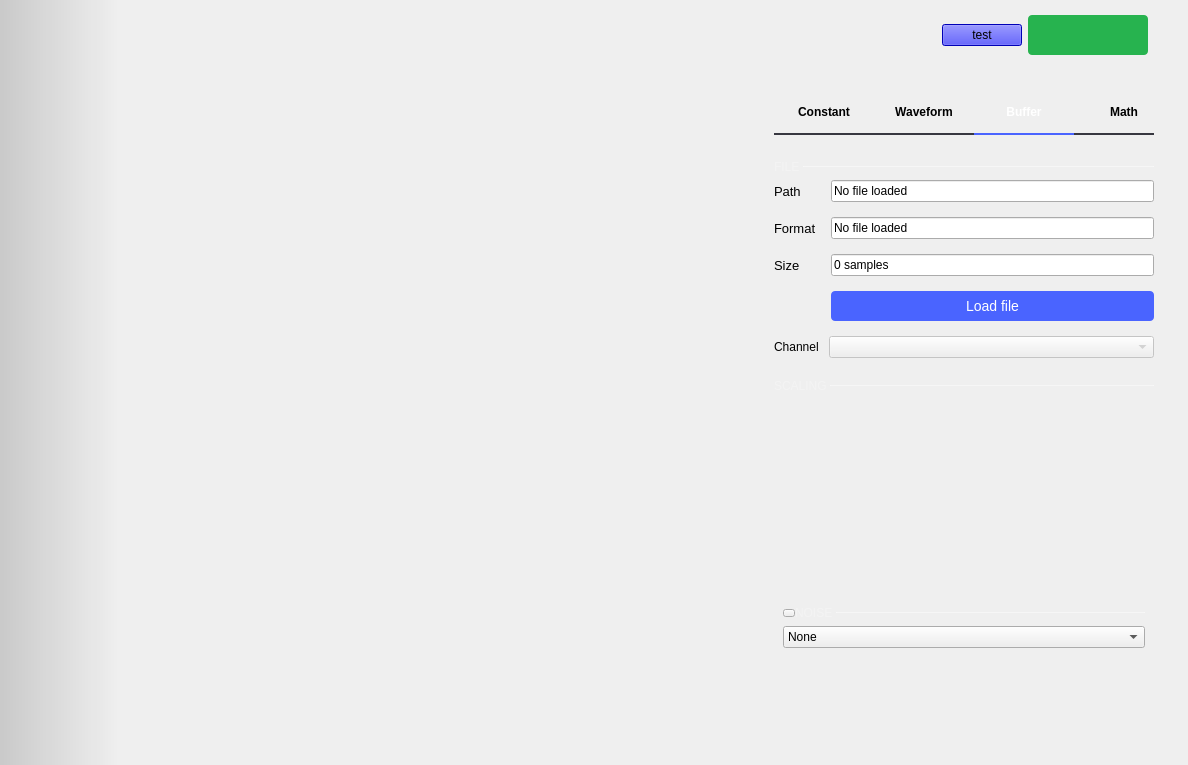
<?xml version="1.0" encoding="UTF-8"?>
<ui version="4.0">
 <class>SignalGenerator</class>
 <widget class="QWidget" name="SignalGenerator">
  <property name="geometry">
   <rect>
    <x>0</x>
    <y>0</y>
    <width>1188</width>
    <height>765</height>
   </rect>
  </property>
  <property name="sizePolicy">
   <sizepolicy hsizetype="MinimumExpanding" vsizetype="MinimumExpanding">
    <horstretch>0</horstretch>
    <verstretch>0</verstretch>
   </sizepolicy>
  </property>
  <property name="windowTitle">
   <string>Scopy Signal Generator</string>
  </property>
  <layout class="QVBoxLayout" name="verticalLayout_4">
   <property name="spacing">
    <number>0</number>
   </property>
   <property name="leftMargin">
    <number>0</number>
   </property>
   <property name="topMargin">
    <number>0</number>
   </property>
   <property name="rightMargin">
    <number>0</number>
   </property>
   <property name="bottomMargin">
    <number>0</number>
   </property>
   <item>
    <widget class="adiscope::DetachDragZone" name="mainWidget" native="true">
     <property name="styleSheet">
      <string notr="true">#mainWidget {
background-color: qlineargradient(spread:pad, x1:0, y1:0, x2:0.1, y2:0, stop:0 rgba(0, 0, 0, 40), stop:1 transparent);
}</string>
     </property>
     <layout class="QVBoxLayout" name="verticalLayout_2">
      <property name="spacing">
       <number>0</number>
      </property>
      <property name="leftMargin">
       <number>0</number>
      </property>
      <property name="topMargin">
       <number>0</number>
      </property>
      <property name="rightMargin">
       <number>0</number>
      </property>
      <property name="bottomMargin">
       <number>0</number>
      </property>
      <item>
       <layout class="QHBoxLayout" name="horizontalLayout_6">
        <property name="spacing">
         <number>6</number>
        </property>
        <property name="topMargin">
         <number>15</number>
        </property>
        <property name="rightMargin">
         <number>40</number>
        </property>
        <property name="bottomMargin">
         <number>16</number>
        </property>
        <item>
         <spacer name="horizontalSpacer_3">
          <property name="orientation">
           <enum>Qt::Horizontal</enum>
          </property>
          <property name="sizeHint" stdset="0">
           <size>
            <width>40</width>
            <height>20</height>
           </size>
          </property>
         </spacer>
        </item>
        <item>
         <widget class="QPushButton" name="test">
          <property name="styleSheet">
           <string notr="true">background-color: blue;
</string>
          </property>
          <property name="text">
           <string>test</string>
          </property>
         </widget>
        </item>
        <item>
         <widget class="QPushButton" name="run_button">
          <property name="sizePolicy">
           <sizepolicy hsizetype="Minimum" vsizetype="Fixed">
            <horstretch>0</horstretch>
            <verstretch>0</verstretch>
           </sizepolicy>
          </property>
          <property name="layoutDirection">
           <enum>Qt::RightToLeft</enum>
          </property>
          <property name="styleSheet">
           <string notr="true">QPushButton {
  width: 80px;
  height: 40px;
  border-radius: 4px;
  background-color: #27b34f;
  color: white;
  
  font-weight: bold;

  text-align: left;
  padding-left: 20px;
  padding-right: 20px;
  qproperty-text: &quot;Run&quot;;
}

QPushButton[running=true] {
  qproperty-text: &quot;Stop&quot;;
}

QPushButton:checked {
  background-color: #F45000;
}

QPushButton:disabled {
  background-color: grey;
}</string>
          </property>
          <property name="icon">
           <iconset resource="../resources/resources.qrc">
            <normaloff>:/icons/ico-play.svg</normaloff>
            <normalon>:/icons/ico-stop.svg</normalon>:/icons/ico-play.svg</iconset>
          </property>
          <property name="iconSize">
           <size>
            <width>8</width>
            <height>10</height>
           </size>
          </property>
          <property name="checkable">
           <bool>true</bool>
          </property>
         </widget>
        </item>
       </layout>
      </item>
      <item>
       <layout class="QHBoxLayout" name="horizontalLayout">
        <property name="spacing">
         <number>0</number>
        </property>
        <item>
         <widget class="QWidget" name="plot_2" native="true">
          <layout class="QVBoxLayout" name="plot">
           <property name="spacing">
            <number>0</number>
           </property>
           <property name="leftMargin">
            <number>9</number>
           </property>
           <property name="topMargin">
            <number>25</number>
           </property>
           <property name="rightMargin">
            <number>9</number>
           </property>
           <property name="bottomMargin">
            <number>9</number>
           </property>
          </layout>
         </widget>
        </item>
        <item>
         <widget class="adiscope::MenuAnim" name="rightMenu" native="true">
          <property name="sizePolicy">
           <sizepolicy hsizetype="Maximum" vsizetype="Preferred">
            <horstretch>0</horstretch>
            <verstretch>0</verstretch>
           </sizepolicy>
          </property>
          <property name="maximumSize">
           <size>
            <width>16777215</width>
            <height>16777215</height>
           </size>
          </property>
          <layout class="QVBoxLayout" name="verticalLayout_7">
           <property name="spacing">
            <number>0</number>
           </property>
           <property name="leftMargin">
            <number>20</number>
           </property>
           <property name="topMargin">
            <number>25</number>
           </property>
           <property name="rightMargin">
            <number>10</number>
           </property>
           <property name="bottomMargin">
            <number>20</number>
           </property>
           <item>
            <widget class="QScrollArea" name="scrollArea">
             <property name="sizePolicy">
              <sizepolicy hsizetype="Maximum" vsizetype="Expanding">
               <horstretch>0</horstretch>
               <verstretch>0</verstretch>
              </sizepolicy>
             </property>
             <property name="maximumSize">
              <size>
               <width>16777215</width>
               <height>16777215</height>
              </size>
             </property>
             <property name="frameShape">
              <enum>QFrame::NoFrame</enum>
             </property>
             <property name="frameShadow">
              <enum>QFrame::Sunken</enum>
             </property>
             <property name="lineWidth">
              <number>0</number>
             </property>
             <property name="horizontalScrollBarPolicy">
              <enum>Qt::ScrollBarAlwaysOff</enum>
             </property>
             <property name="widgetResizable">
              <bool>true</bool>
             </property>
             <widget class="QWidget" name="scrollAreaWidgetContents">
              <property name="geometry">
               <rect>
                <x>0</x>
                <y>0</y>
                <width>380</width>
                <height>577</height>
               </rect>
              </property>
              <property name="sizePolicy">
               <sizepolicy hsizetype="Maximum" vsizetype="Expanding">
                <horstretch>0</horstretch>
                <verstretch>0</verstretch>
               </sizepolicy>
              </property>
              <property name="maximumSize">
               <size>
                <width>380</width>
                <height>16777215</height>
               </size>
              </property>
              <layout class="QVBoxLayout" name="verticalLayout_10">
               <property name="spacing">
                <number>0</number>
               </property>
               <property name="leftMargin">
                <number>0</number>
               </property>
               <property name="topMargin">
                <number>0</number>
               </property>
               <property name="rightMargin">
                <number>0</number>
               </property>
               <property name="bottomMargin">
                <number>0</number>
               </property>
               <item>
                <widget class="QTabWidget" name="tabWidget">
                 <property name="sizePolicy">
                  <sizepolicy hsizetype="Maximum" vsizetype="Maximum">
                   <horstretch>0</horstretch>
                   <verstretch>0</verstretch>
                  </sizepolicy>
                 </property>
                 <property name="styleSheet">
                  <string notr="true">/* QTabsWidgets */
QTabWidget::pane {
  border-top: 0px;
}
QTabBar::tab {
  min-width: 100px;
  min-height: 32px;
  padding-bottom: 5px;
  font: bold;
}
QTabBar::tab:!selected {
  border-bottom: 2px solid rgba(55, 55, 64);
  margin-top: 0px;
}
QTabBar::tab:selected {
  color: white;
  border-bottom: 2px solid rgba(74, 100, 255);
  margin-top: 0px;
}
</string>
                 </property>
                 <property name="currentIndex">
                  <number>2</number>
                 </property>
                 <property name="usesScrollButtons">
                  <bool>false</bool>
                 </property>
                 <widget class="QWidget" name="tabConstant">
                  <property name="sizePolicy">
                   <sizepolicy hsizetype="Preferred" vsizetype="Maximum">
                    <horstretch>0</horstretch>
                    <verstretch>0</verstretch>
                   </sizepolicy>
                  </property>
                  <attribute name="title">
                   <string>Constant</string>
                  </attribute>
                  <layout class="QGridLayout" name="gridLayout">
                   <property name="leftMargin">
                    <number>0</number>
                   </property>
                   <property name="topMargin">
                    <number>25</number>
                   </property>
                   <property name="rightMargin">
                    <number>0</number>
                   </property>
                   <property name="bottomMargin">
                    <number>0</number>
                   </property>
                   <property name="spacing">
                    <number>15</number>
                   </property>
                   <item row="0" column="1">
                    <spacer name="horizontalSpacer_6">
                     <property name="orientation">
                      <enum>Qt::Horizontal</enum>
                     </property>
                     <property name="sizeHint" stdset="0">
                      <size>
                       <width>40</width>
                       <height>20</height>
                      </size>
                     </property>
                    </spacer>
                   </item>
                   <item row="0" column="0">
                    <spacer name="horizontalSpacer_5">
                     <property name="orientation">
                      <enum>Qt::Horizontal</enum>
                     </property>
                     <property name="sizeHint" stdset="0">
                      <size>
                       <width>40</width>
                       <height>20</height>
                      </size>
                     </property>
                    </spacer>
                   </item>
                   <item row="1" column="0">
                    <spacer name="verticalSpacer_3">
                     <property name="orientation">
                      <enum>Qt::Vertical</enum>
                     </property>
                     <property name="sizeHint" stdset="0">
                      <size>
                       <width>20</width>
                       <height>40</height>
                      </size>
                     </property>
                    </spacer>
                   </item>
                  </layout>
                 </widget>
                 <widget class="QWidget" name="tabWaveform">
                  <property name="sizePolicy">
                   <sizepolicy hsizetype="Preferred" vsizetype="Maximum">
                    <horstretch>0</horstretch>
                    <verstretch>0</verstretch>
                   </sizepolicy>
                  </property>
                  <attribute name="title">
                   <string>Waveform</string>
                  </attribute>
                  <layout class="QVBoxLayout" name="verticalLayout_5">
                   <property name="spacing">
                    <number>10</number>
                   </property>
                   <property name="leftMargin">
                    <number>0</number>
                   </property>
                   <property name="topMargin">
                    <number>25</number>
                   </property>
                   <property name="rightMargin">
                    <number>0</number>
                   </property>
                   <property name="bottomMargin">
                    <number>0</number>
                   </property>
                   <item>
                    <widget class="QComboBox" name="type">
                     <property name="sizePolicy">
                      <sizepolicy hsizetype="Minimum" vsizetype="Fixed">
                       <horstretch>0</horstretch>
                       <verstretch>0</verstretch>
                      </sizepolicy>
                     </property>
                     <item>
                      <property name="text">
                       <string>Sine</string>
                      </property>
                     </item>
                     <item>
                      <property name="text">
                       <string>Square</string>
                      </property>
                     </item>
                     <item>
                      <property name="text">
                       <string>Triangle</string>
                      </property>
                     </item>
                     <item>
                      <property name="text">
                       <string>Trapezoidal</string>
                      </property>
                     </item>
                     <item>
                      <property name="text">
                       <string>Rising Ramp Sawtooth</string>
                      </property>
                     </item>
                     <item>
                      <property name="text">
                       <string>Falling Ramp Sawtooth</string>
                      </property>
                     </item>
                    </widget>
                   </item>
                   <item>
                    <layout class="QGridLayout" name="waveformGrid">
                     <property name="bottomMargin">
                      <number>0</number>
                     </property>
                     <property name="spacing">
                      <number>15</number>
                     </property>
                    </layout>
                   </item>
                   <item>
                    <widget class="QWidget" name="wtrapezparams" native="true">
                     <layout class="QVBoxLayout" name="verticalLayout_12">
                      <property name="spacing">
                       <number>15</number>
                      </property>
                      <property name="leftMargin">
                       <number>0</number>
                      </property>
                      <property name="topMargin">
                       <number>0</number>
                      </property>
                      <property name="rightMargin">
                       <number>0</number>
                      </property>
                      <property name="bottomMargin">
                       <number>0</number>
                      </property>
                      <item>
                       <layout class="QHBoxLayout" name="horizontalLayout_9">
                        <property name="spacing">
                         <number>0</number>
                        </property>
                        <property name="topMargin">
                         <number>0</number>
                        </property>
                        <item>
                         <widget class="QLabel" name="label_2">
                          <property name="sizePolicy">
                           <sizepolicy hsizetype="Maximum" vsizetype="Maximum">
                            <horstretch>0</horstretch>
                            <verstretch>0</verstretch>
                           </sizepolicy>
                          </property>
                          <property name="styleSheet">
                           <string notr="true">  QLabel {
        font-size: 12px;
        color: rgba(255, 255, 255, 70);
    }</string>
                          </property>
                          <property name="text">
                           <string>TIMING </string>
                          </property>
                         </widget>
                        </item>
                        <item>
                         <widget class="Line" name="line_3">
                          <property name="minimumSize">
                           <size>
                            <width>0</width>
                            <height>1</height>
                           </size>
                          </property>
                          <property name="maximumSize">
                           <size>
                            <width>16777215</width>
                            <height>1</height>
                           </size>
                          </property>
                          <property name="styleSheet">
                           <string notr="true">border: 1px solid rgba(255, 255, 255, 70);
 </string>
                          </property>
                          <property name="orientation">
                           <enum>Qt::Horizontal</enum>
                          </property>
                          <property name="units" stdset="0">
                           <stringlist notr="true">
                            <string>deg=1</string>
                            <string>π rad=180</string>
                            <string>ns=1e-9</string>
                            <string>μs=1e-6</string>
                            <string>ms=1e-3</string>
                            <string>seconds=1e0</string>
                           </stringlist>
                          </property>
                          <property name="min_value" stdset="0">
                           <double>0.000000000000000</double>
                          </property>
                          <property name="max_value" stdset="0">
                           <double>360.000000000000000</double>
                          </property>
                         </widget>
                        </item>
                       </layout>
                      </item>
                      <item>
                       <layout class="QGridLayout" name="gridLayout_2">
                        <property name="topMargin">
                         <number>0</number>
                        </property>
                        <property name="rightMargin">
                         <number>0</number>
                        </property>
                        <property name="bottomMargin">
                         <number>0</number>
                        </property>
                        <property name="spacing">
                         <number>15</number>
                        </property>
                       </layout>
                      </item>
                     </layout>
                    </widget>
                   </item>
                   <item>
                    <spacer name="verticalSpacer">
                     <property name="orientation">
                      <enum>Qt::Vertical</enum>
                     </property>
                     <property name="sizeHint" stdset="0">
                      <size>
                       <width>20</width>
                       <height>40</height>
                      </size>
                     </property>
                    </spacer>
                   </item>
                  </layout>
                 </widget>
                 <widget class="QWidget" name="tabBuffer">
                  <property name="sizePolicy">
                   <sizepolicy hsizetype="Maximum" vsizetype="Maximum">
                    <horstretch>0</horstretch>
                    <verstretch>0</verstretch>
                   </sizepolicy>
                  </property>
                  <attribute name="title">
                   <string>Buffer</string>
                  </attribute>
                  <layout class="QVBoxLayout" name="verticalLayout">
                   <property name="leftMargin">
                    <number>0</number>
                   </property>
                   <property name="topMargin">
                    <number>25</number>
                   </property>
                   <property name="rightMargin">
                    <number>0</number>
                   </property>
                   <item>
                    <layout class="QHBoxLayout" name="horizontalLayout_10">
                     <property name="spacing">
                      <number>0</number>
                     </property>
                     <item>
                      <widget class="QLabel" name="label_6">
                       <property name="sizePolicy">
                        <sizepolicy hsizetype="Maximum" vsizetype="Maximum">
                         <horstretch>0</horstretch>
                         <verstretch>0</verstretch>
                        </sizepolicy>
                       </property>
                       <property name="styleSheet">
                        <string notr="true">  QLabel {
        font-size: 12px;
        color: rgba(255, 255, 255, 70);
    }</string>
                       </property>
                       <property name="text">
                        <string>FILE </string>
                       </property>
                      </widget>
                     </item>
                     <item>
                      <widget class="Line" name="line_4">
                       <property name="minimumSize">
                        <size>
                         <width>0</width>
                         <height>1</height>
                        </size>
                       </property>
                       <property name="maximumSize">
                        <size>
                         <width>16777215</width>
                         <height>1</height>
                        </size>
                       </property>
                       <property name="styleSheet">
                        <string notr="true">border: 1px solid rgba(255, 255, 255, 70);</string>
                       </property>
                       <property name="orientation">
                        <enum>Qt::Horizontal</enum>
                       </property>
                      </widget>
                     </item>
                    </layout>
                   </item>
                   <item>
                    <layout class="QHBoxLayout" name="horizontalLayout_7">
                     <property name="spacing">
                      <number>10</number>
                     </property>
                     <property name="topMargin">
                      <number>0</number>
                     </property>
                     <property name="rightMargin">
                      <number>0</number>
                     </property>
                     <item>
                      <layout class="QFormLayout" name="formLayout">
                       <property name="fieldGrowthPolicy">
                        <enum>QFormLayout::AllNonFixedFieldsGrow</enum>
                       </property>
                       <property name="horizontalSpacing">
                        <number>15</number>
                       </property>
                       <property name="verticalSpacing">
                        <number>15</number>
                       </property>
                       <property name="leftMargin">
                        <number>0</number>
                       </property>
                       <property name="rightMargin">
                        <number>0</number>
                       </property>
                       <item row="0" column="0">
                        <widget class="QLabel" name="label_5">
                         <property name="sizePolicy">
                          <sizepolicy hsizetype="Preferred" vsizetype="Preferred">
                           <horstretch>0</horstretch>
                           <verstretch>0</verstretch>
                          </sizepolicy>
                         </property>
                         <property name="font">
                          <font>
                           <pointsize>10</pointsize>
                          </font>
                         </property>
                         <property name="text">
                          <string>Path</string>
                         </property>
                        </widget>
                       </item>
                       <item row="0" column="1">
                        <widget class="QLineEdit" name="label_path">
                         <property name="enabled">
                          <bool>true</bool>
                         </property>
                         <property name="sizePolicy">
                          <sizepolicy hsizetype="Minimum" vsizetype="Fixed">
                           <horstretch>0</horstretch>
                           <verstretch>0</verstretch>
                          </sizepolicy>
                         </property>
                         <property name="text">
                          <string>No file loaded</string>
                         </property>
                         <property name="readOnly">
                          <bool>true</bool>
                         </property>
                        </widget>
                       </item>
                       <item row="1" column="0">
                        <widget class="QLabel" name="label_9">
                         <property name="font">
                          <font>
                           <pointsize>10</pointsize>
                          </font>
                         </property>
                         <property name="text">
                          <string>Format</string>
                         </property>
                        </widget>
                       </item>
                       <item row="1" column="1">
                        <widget class="QLineEdit" name="label_format">
                         <property name="enabled">
                          <bool>true</bool>
                         </property>
                         <property name="sizePolicy">
                          <sizepolicy hsizetype="Minimum" vsizetype="Fixed">
                           <horstretch>0</horstretch>
                           <verstretch>0</verstretch>
                          </sizepolicy>
                         </property>
                         <property name="text">
                          <string>No file loaded</string>
                         </property>
                         <property name="readOnly">
                          <bool>true</bool>
                         </property>
                        </widget>
                       </item>
                       <item row="2" column="0">
                        <widget class="QLabel" name="label_7">
                         <property name="font">
                          <font>
                           <pointsize>10</pointsize>
                          </font>
                         </property>
                         <property name="text">
                          <string>Size</string>
                         </property>
                        </widget>
                       </item>
                       <item row="2" column="1">
                        <widget class="QLineEdit" name="label_size">
                         <property name="enabled">
                          <bool>true</bool>
                         </property>
                         <property name="sizePolicy">
                          <sizepolicy hsizetype="Minimum" vsizetype="Fixed">
                           <horstretch>0</horstretch>
                           <verstretch>0</verstretch>
                          </sizepolicy>
                         </property>
                         <property name="text">
                          <string>0 samples</string>
                         </property>
                         <property name="readOnly">
                          <bool>true</bool>
                         </property>
                        </widget>
                       </item>
                       <item row="4" column="0" colspan="2">
                        <layout class="QHBoxLayout" name="horizontalLayout_4">
                         <property name="spacing">
                          <number>10</number>
                         </property>
                         <item>
                          <widget class="QLabel" name="label">
                           <property name="sizePolicy">
                            <sizepolicy hsizetype="Maximum" vsizetype="Preferred">
                             <horstretch>0</horstretch>
                             <verstretch>0</verstretch>
                            </sizepolicy>
                           </property>
                           <property name="text">
                            <string>Channel</string>
                           </property>
                          </widget>
                         </item>
                         <item>
                          <widget class="QComboBox" name="fileChannel">
                           <property name="enabled">
                            <bool>false</bool>
                           </property>
                           <property name="sizePolicy">
                            <sizepolicy hsizetype="Minimum" vsizetype="Fixed">
                             <horstretch>0</horstretch>
                             <verstretch>0</verstretch>
                            </sizepolicy>
                           </property>
                           <property name="currentText">
                            <string/>
                           </property>
                          </widget>
                         </item>
                        </layout>
                       </item>
                       <item row="3" column="1">
                        <widget class="QPushButton" name="load_file">
                         <property name="sizePolicy">
                          <sizepolicy hsizetype="Minimum" vsizetype="Maximum">
                           <horstretch>0</horstretch>
                           <verstretch>0</verstretch>
                          </sizepolicy>
                         </property>
                         <property name="minimumSize">
                          <size>
                           <width>0</width>
                           <height>0</height>
                          </size>
                         </property>
                         <property name="maximumSize">
                          <size>
                           <width>16777215</width>
                           <height>16777215</height>
                          </size>
                         </property>
                         <property name="styleSheet">
                          <string notr="true">QPushButton{

/*height: 128px;
width: 128px;
background-image: url(:/icons/floppy.svg);*/
background-position: center center;
background-repeat: no-repeat;
background-color: #4a64ff;
  height: 30px;
  border-radius: 4px;
  
  font-size: 14px;
  font-weight: normal;
  font-style: normal;
  text-align: center;
  color: #ffffff;
}


QPushButton:hover
{
	 background-color: #4a34ff;
}
</string>
                         </property>
                         <property name="text">
                          <string>Load file</string>
                         </property>
                        </widget>
                       </item>
                      </layout>
                     </item>
                    </layout>
                   </item>
                   <item>
                    <layout class="QHBoxLayout" name="horizontalLayout_2">
                     <property name="spacing">
                      <number>0</number>
                     </property>
                     <property name="topMargin">
                      <number>15</number>
                     </property>
                     <item>
                      <widget class="QLabel" name="label_4">
                       <property name="sizePolicy">
                        <sizepolicy hsizetype="Maximum" vsizetype="Maximum">
                         <horstretch>0</horstretch>
                         <verstretch>0</verstretch>
                        </sizepolicy>
                       </property>
                       <property name="styleSheet">
                        <string notr="true">  QLabel {
        font-size: 12px;
        color: rgba(255, 255, 255, 70);
    }</string>
                       </property>
                       <property name="text">
                        <string>SCALING </string>
                       </property>
                      </widget>
                     </item>
                     <item>
                      <widget class="Line" name="line_2">
                       <property name="minimumSize">
                        <size>
                         <width>0</width>
                         <height>1</height>
                        </size>
                       </property>
                       <property name="maximumSize">
                        <size>
                         <width>16777215</width>
                         <height>1</height>
                        </size>
                       </property>
                       <property name="styleSheet">
                        <string notr="true">border: 1px solid rgba(255, 255, 255, 70);</string>
                       </property>
                       <property name="orientation">
                        <enum>Qt::Horizontal</enum>
                       </property>
                      </widget>
                     </item>
                    </layout>
                   </item>
                   <item>
                    <layout class="QVBoxLayout" name="verticalLayout_8">
                     <property name="bottomMargin">
                      <number>0</number>
                     </property>
                     <item>
                      <layout class="QGridLayout" name="waveformGrid_2"/>
                     </item>
                    </layout>
                   </item>
                   <item>
                    <widget class="QWidget" name="widget" native="true">
                     <property name="sizePolicy">
                      <sizepolicy hsizetype="Minimum" vsizetype="Preferred">
                       <horstretch>0</horstretch>
                       <verstretch>0</verstretch>
                      </sizepolicy>
                     </property>
                     <layout class="QVBoxLayout" name="verticalLayout_11">
                      <property name="spacing">
                       <number>0</number>
                      </property>
                      <property name="leftMargin">
                       <number>0</number>
                      </property>
                      <property name="topMargin">
                       <number>0</number>
                      </property>
                      <property name="rightMargin">
                       <number>0</number>
                      </property>
                      <property name="bottomMargin">
                       <number>0</number>
                      </property>
                     </layout>
                    </widget>
                   </item>
                  </layout>
                 </widget>
                 <widget class="QWidget" name="tabMath">
                  <property name="sizePolicy">
                   <sizepolicy hsizetype="Maximum" vsizetype="Maximum">
                    <horstretch>0</horstretch>
                    <verstretch>0</verstretch>
                   </sizepolicy>
                  </property>
                  <attribute name="title">
                   <string>Math</string>
                  </attribute>
                  <layout class="QVBoxLayout" name="verticalLayout_3">
                   <property name="leftMargin">
                    <number>0</number>
                   </property>
                   <property name="rightMargin">
                    <number>0</number>
                   </property>
                   <item>
                    <widget class="adiscope::Math" name="mathWidget" native="true">
                     <property name="sizePolicy">
                      <sizepolicy hsizetype="Preferred" vsizetype="Minimum">
                       <horstretch>0</horstretch>
                       <verstretch>0</verstretch>
                      </sizepolicy>
                     </property>
                    </widget>
                   </item>
                  </layout>
                 </widget>
                </widget>
               </item>
               <item>
                <widget class="QWidget" name="wNoise" native="true">
                 <layout class="QVBoxLayout" name="verticalLayout_9">
                  <item>
                   <spacer name="verticalSpacer_2">
                    <property name="orientation">
                     <enum>Qt::Vertical</enum>
                    </property>
                    <property name="sizeHint" stdset="0">
                     <size>
                      <width>20</width>
                      <height>40</height>
                     </size>
                    </property>
                   </spacer>
                  </item>
                  <item>
                   <layout class="QHBoxLayout" name="horizontalLayout_8">
                    <property name="spacing">
                     <number>0</number>
                    </property>
                    <property name="topMargin">
                     <number>0</number>
                    </property>
                    <item>
                     <widget class="QPushButton" name="btnNoiseCollapse">
                      <property name="styleSheet">
                       <string notr="true">QPushButton {
  max-height: 6px;
  max-width: 10px;
  border-image: url(:/icons/sba_cmb_box_arrow.svg);
}

QPushButton:checked
{
  max-height: 10px;
  max-width:  6px;
border-image: url(:/icons/sba_cmb_box_arrow_right.svg);
}



</string>
                      </property>
                      <property name="text">
                       <string/>
                      </property>
                      <property name="checkable">
                       <bool>true</bool>
                      </property>
                      <property name="checked">
                       <bool>false</bool>
                      </property>
                     </widget>
                    </item>
                    <item>
                     <widget class="QLabel" name="lblNoise">
                      <property name="sizePolicy">
                       <sizepolicy hsizetype="Preferred" vsizetype="Preferred">
                        <horstretch>0</horstretch>
                        <verstretch>0</verstretch>
                       </sizepolicy>
                      </property>
                      <property name="styleSheet">
                       <string notr="true">  QLabel {
        font-size: 12px;
        color: rgba(255, 255, 255, 70);
    }</string>
                      </property>
                      <property name="text">
                       <string>NOISE </string>
                      </property>
                     </widget>
                    </item>
                    <item>
                     <widget class="Line" name="line">
                      <property name="sizePolicy">
                       <sizepolicy hsizetype="Expanding" vsizetype="Fixed">
                        <horstretch>0</horstretch>
                        <verstretch>0</verstretch>
                       </sizepolicy>
                      </property>
                      <property name="minimumSize">
                       <size>
                        <width>0</width>
                        <height>1</height>
                       </size>
                      </property>
                      <property name="maximumSize">
                       <size>
                        <width>16777215</width>
                        <height>1</height>
                       </size>
                      </property>
                      <property name="styleSheet">
                       <string notr="true">border: 1px solid rgba(255, 255, 255, 70);</string>
                      </property>
                      <property name="orientation">
                       <enum>Qt::Horizontal</enum>
                      </property>
                     </widget>
                    </item>
                   </layout>
                  </item>
                  <item>
                   <widget class="QComboBox" name="cbNoiseType">
                    <item>
                     <property name="text">
                      <string>None</string>
                     </property>
                    </item>
                    <item>
                     <property name="text">
                      <string>Uniform</string>
                     </property>
                    </item>
                    <item>
                     <property name="text">
                      <string>Gaussian</string>
                     </property>
                    </item>
                    <item>
                     <property name="text">
                      <string>Laplacian</string>
                     </property>
                    </item>
                    <item>
                     <property name="text">
                      <string>Impulse</string>
                     </property>
                    </item>
                   </widget>
                  </item>
                  <item>
                   <layout class="QHBoxLayout" name="horizontalLayout_5">
                    <property name="topMargin">
                     <number>0</number>
                    </property>
                    <item>
                     <spacer name="horizontalSpacer">
                      <property name="orientation">
                       <enum>Qt::Horizontal</enum>
                      </property>
                      <property name="sizeHint" stdset="0">
                       <size>
                        <width>40</width>
                        <height>20</height>
                       </size>
                      </property>
                     </spacer>
                    </item>
                   </layout>
                  </item>
                 </layout>
                </widget>
               </item>
              </layout>
             </widget>
            </widget>
           </item>
           <item>
            <spacer name="horizontalSpacer_4">
             <property name="orientation">
              <enum>Qt::Horizontal</enum>
             </property>
             <property name="sizeHint" stdset="0">
              <size>
               <width>400</width>
               <height>20</height>
              </size>
             </property>
            </spacer>
           </item>
          </layout>
         </widget>
        </item>
       </layout>
      </item>
      <item>
       <layout class="QHBoxLayout" name="horizontalLayout_3">
        <item>
         <layout class="QHBoxLayout" name="channelsList"/>
        </item>
        <item>
         <spacer name="horizontalSpacer_2">
          <property name="orientation">
           <enum>Qt::Horizontal</enum>
          </property>
          <property name="sizeHint" stdset="0">
           <size>
            <width>40</width>
            <height>48</height>
           </size>
          </property>
         </spacer>
        </item>
       </layout>
      </item>
     </layout>
    </widget>
   </item>
  </layout>
  <action name="actionClose">
   <property name="text">
    <string>Close</string>
   </property>
  </action>
 </widget>
 <customwidgets>
  <customwidget>
   <class>adiscope::DetachDragZone</class>
   <extends>QWidget</extends>
   <header>detachdragzone.h</header>
   <container>1</container>
  </customwidget>
  <customwidget>
   <class>adiscope::MenuAnim</class>
   <extends>QWidget</extends>
   <header>menu_anim.hpp</header>
   <container>1</container>
  </customwidget>
  <customwidget>
   <class>adiscope::Math</class>
   <extends>QWidget</extends>
   <header>math.hpp</header>
   <container>1</container>
  </customwidget>
 </customwidgets>
 <resources>
  <include location="../resources/resources.qrc"/>
 </resources>
 <connections/>
</ui>
